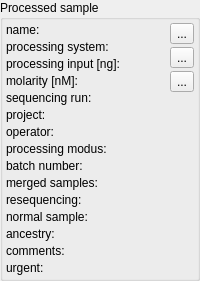
        <widget class="QGroupBox" name="groupBox">
         <property name="title">
          <string>Processed sample</string>
         </property>
         <property name="flat">
          <bool>true</bool>
         </property>
         <layout class="QHBoxLayout" name="horizontalLayout_10">
          <property name="sizeConstraint">
           <enum>QLayout::SetMinimumSize</enum>
          </property>
          <property name="leftMargin">
           <number>3</number>
          </property>
          <property name="topMargin">
           <number>3</number>
          </property>
          <property name="rightMargin">
           <number>3</number>
          </property>
          <property name="bottomMargin">
           <number>3</number>
          </property>
          <item>
           <layout class="QFormLayout" name="formLayout_2">
            <property name="sizeConstraint">
             <enum>QLayout::SetMinimumSize</enum>
            </property>
            <property name="horizontalSpacing">
             <number>3</number>
            </property>
            <property name="verticalSpacing">
             <number>3</number>
            </property>
            <item row="0" column="0">
             <widget class="QLabel" name="label_21">
              <property name="text">
               <string>name:</string>
              </property>
             </widget>
            </item>
            <item row="0" column="1">
             <layout class="QHBoxLayout" name="horizontalLayout_7" stretch="0,1">
              <property name="spacing">
               <number>6</number>
              </property>
              <item>
               <widget class="QLabel" name="quality">
                <property name="sizePolicy">
                 <sizepolicy hsizetype="Preferred" vsizetype="Preferred">
                  <horstretch>0</horstretch>
                  <verstretch>0</verstretch>
                 </sizepolicy>
                </property>
                <property name="text">
                 <string/>
                </property>
                <property name="textInteractionFlags">
                 <set>Qt::LinksAccessibleByMouse|Qt::TextSelectableByMouse</set>
                </property>
               </widget>
              </item>
              <item>
               <widget class="QLabel" name="name">
                <property name="text">
                 <string/>
                </property>
                <property name="textInteractionFlags">
                 <set>Qt::LinksAccessibleByMouse|Qt::TextSelectableByMouse</set>
                </property>
               </widget>
              </item>
             </layout>
            </item>
            <item row="1" column="0">
             <widget class="QLabel" name="label_3">
              <property name="minimumSize">
               <size>
                <width>100</width>
                <height>0</height>
               </size>
              </property>
              <property name="text">
               <string>processing system:</string>
              </property>
             </widget>
            </item>
            <item row="1" column="1">
             <widget class="QLabel" name="system">
              <property name="text">
               <string/>
              </property>
              <property name="textInteractionFlags">
               <set>Qt::LinksAccessibleByMouse|Qt::TextSelectableByMouse</set>
              </property>
             </widget>
            </item>
            <item row="2" column="0">
             <widget class="QLabel" name="label_23">
              <property name="text">
               <string>processing input [ng]:</string>
              </property>
             </widget>
            </item>
            <item row="2" column="1">
             <widget class="QLabel" name="processing_input">
              <property name="text">
               <string/>
              </property>
              <property name="textInteractionFlags">
               <set>Qt::LinksAccessibleByMouse|Qt::TextSelectableByMouse</set>
              </property>
             </widget>
            </item>
            <item row="3" column="0">
             <widget class="QLabel" name="label_26">
              <property name="text">
               <string>molarity [nM]:</string>
              </property>
             </widget>
            </item>
            <item row="3" column="1">
             <widget class="QLabel" name="molarity">
              <property name="text">
               <string/>
              </property>
              <property name="textInteractionFlags">
               <set>Qt::LinksAccessibleByMouse|Qt::TextSelectableByMouse</set>
              </property>
             </widget>
            </item>
            <item row="4" column="0">
             <widget class="QLabel" name="label_4">
              <property name="text">
               <string>sequencing run:</string>
              </property>
             </widget>
            </item>
            <item row="4" column="1">
             <layout class="QHBoxLayout" name="horizontalLayout_8" stretch="0,1">
              <property name="spacing">
               <number>3</number>
              </property>
              <property name="sizeConstraint">
               <enum>QLayout::SetMinimumSize</enum>
              </property>
              <item>
               <widget class="QLabel" name="r_quality">
                <property name="text">
                 <string/>
                </property>
               </widget>
              </item>
              <item>
               <widget class="QLabel" name="run">
                <property name="text">
                 <string/>
                </property>
                <property name="textInteractionFlags">
                 <set>Qt::LinksAccessibleByMouse|Qt::TextSelectableByMouse</set>
                </property>
               </widget>
              </item>
             </layout>
            </item>
            <item row="5" column="0">
             <widget class="QLabel" name="label_5">
              <property name="text">
               <string>project:</string>
              </property>
             </widget>
            </item>
            <item row="5" column="1">
             <widget class="QLabel" name="project">
              <property name="text">
               <string/>
              </property>
              <property name="textInteractionFlags">
               <set>Qt::LinksAccessibleByMouse|Qt::TextSelectableByMouse</set>
              </property>
             </widget>
            </item>
            <item row="6" column="1">
             <widget class="QLabel" name="lab_operator">
              <property name="text">
               <string/>
              </property>
              <property name="textInteractionFlags">
               <set>Qt::LinksAccessibleByMouse|Qt::TextSelectableByMouse</set>
              </property>
             </widget>
            </item>
            <item row="9" column="0">
             <widget class="QLabel" name="label_22">
              <property name="toolTip">
               <string>&lt;html&gt;&lt;head/&gt;&lt;body&gt;&lt;p&gt;Information about processed samples that were merged analyzed jointly.&lt;/p&gt;&lt;/body&gt;&lt;/html&gt;</string>
              </property>
              <property name="text">
               <string>merged samples:</string>
              </property>
             </widget>
            </item>
            <item row="9" column="1">
             <widget class="QLabel" name="merged">
              <property name="text">
               <string/>
              </property>
              <property name="textInteractionFlags">
               <set>Qt::LinksAccessibleByMouse|Qt::TextSelectableByMouse</set>
              </property>
             </widget>
            </item>
            <item row="11" column="0">
             <widget class="QLabel" name="label_24">
              <property name="toolTip">
               <string>Normal sample associated to a tumor sample for pair analysis.</string>
              </property>
              <property name="text">
               <string>normal sample:</string>
              </property>
             </widget>
            </item>
            <item row="11" column="1">
             <widget class="QLabel" name="normal_sample">
              <property name="text">
               <string/>
              </property>
              <property name="textInteractionFlags">
               <set>Qt::LinksAccessibleByMouse|Qt::TextSelectableByMouse</set>
              </property>
             </widget>
            </item>
            <item row="12" column="0">
             <widget class="QLabel" name="label_16">
              <property name="toolTip">
               <string>&lt;html&gt;&lt;head/&gt;&lt;body&gt;&lt;p&gt;Ancestry estimated from variant data using the ngs-bits SampleAncestry tool.&lt;/p&gt;&lt;/body&gt;&lt;/html&gt;</string>
              </property>
              <property name="text">
               <string>ancestry:</string>
              </property>
             </widget>
            </item>
            <item row="12" column="1">
             <widget class="QLabel" name="ancestry">
              <property name="text">
               <string/>
              </property>
             </widget>
            </item>
            <item row="6" column="0">
             <widget class="QLabel" name="label_25">
              <property name="text">
               <string>operator:</string>
              </property>
             </widget>
            </item>
            <item row="7" column="0">
             <widget class="QLabel" name="label_33">
              <property name="text">
               <string>processing modus:</string>
              </property>
             </widget>
            </item>
            <item row="8" column="0">
             <widget class="QLabel" name="label_34">
              <property name="text">
               <string>batch number:</string>
              </property>
             </widget>
            </item>
            <item row="7" column="1">
             <widget class="QLabel" name="processing_modus">
              <property name="text">
               <string/>
              </property>
             </widget>
            </item>
            <item row="8" column="1">
             <widget class="QLabel" name="batch_number">
              <property name="text">
               <string/>
              </property>
             </widget>
            </item>
            <item row="10" column="0">
             <widget class="QLabel" name="label_35">
              <property name="toolTip">
               <string>Determines if processed sample is scheduled for resequencing.</string>
              </property>
              <property name="text">
               <string>resequencing:</string>
              </property>
             </widget>
            </item>
            <item row="10" column="1">
             <widget class="QLabel" name="sequencing">
              <property name="text">
               <string/>
              </property>
             </widget>
            </item>
            <item row="13" column="1">
             <widget class="QLabel" name="comments_processed_sample">
              <property name="minimumSize">
               <size>
                <width>0</width>
                <height>0</height>
               </size>
              </property>
              <property name="text">
               <string/>
              </property>
              <property name="wordWrap">
               <bool>true</bool>
              </property>
              <property name="textInteractionFlags">
               <set>Qt::LinksAccessibleByMouse|Qt::TextSelectableByMouse</set>
              </property>
             </widget>
            </item>
            <item row="13" column="0">
             <widget class="QLabel" name="label_10">
              <property name="text">
               <string>comments:</string>
              </property>
              <property name="alignment">
               <set>Qt::AlignLeading|Qt::AlignLeft|Qt::AlignTop</set>
              </property>
             </widget>
            </item>
            <item row="14" column="0">
             <widget class="QLabel" name="label_36">
              <property name="text">
               <string>urgent:</string>
              </property>
             </widget>
            </item>
            <item row="14" column="1">
             <widget class="QLabel" name="urgent">
              <property name="text">
               <string/>
              </property>
             </widget>
            </item>
           </layout>
          </item>
          <item>
           <layout class="QVBoxLayout" name="verticalLayout_9">
            <property name="spacing">
             <number>3</number>
            </property>
            <item>
             <widget class="QToolButton" name="edit_btn">
              <property name="toolTip">
               <string>Edit processed sample data.</string>
              </property>
              <property name="text">
               <string>...</string>
              </property>
              <property name="icon">
               <iconset resource="GSvar.qrc">
                <normaloff>:/Icons/Edit.png</normaloff>:/Icons/Edit.png</iconset>
              </property>
             </widget>
            </item>
            <item>
             <widget class="QToolButton" name="delete_btn">
              <property name="toolTip">
               <string>Delete processed sample and/or associated data.</string>
              </property>
              <property name="text">
               <string>...</string>
              </property>
              <property name="icon">
               <iconset resource="GSvar.qrc">
                <normaloff>:/Icons/Remove.png</normaloff>:/Icons/Remove.png</iconset>
              </property>
             </widget>
            </item>
            <item>
             <widget class="QToolButton" name="genlab_import_btn">
              <property name="text">
               <string>...</string>
              </property>
              <property name="icon">
               <iconset resource="GSvar.qrc">
                <normaloff>:/Icons/GenLab.png</normaloff>:/Icons/GenLab.png</iconset>
              </property>
             </widget>
            </item>
            <item>
             <spacer name="verticalSpacer">
              <property name="orientation">
               <enum>Qt::Vertical</enum>
              </property>
              <property name="sizeHint" stdset="0">
               <size>
                <width>5</width>
                <height>5</height>
               </size>
              </property>
             </spacer>
            </item>
            <item>
             <widget class="QWidget" name="widget_5" native="true"/>
            </item>
           </layout>
          </item>
         </layout>
        </widget>
